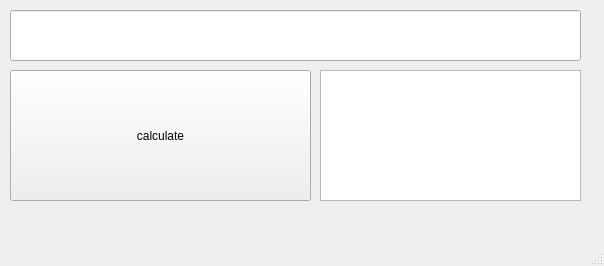
<?xml version="1.0" encoding="UTF-8"?>
<ui version="4.0">
 <class>MainWindow</class>
 <widget class="QMainWindow" name="MainWindow">
  <property name="geometry">
   <rect>
    <x>0</x>
    <y>0</y>
    <width>604</width>
    <height>266</height>
   </rect>
  </property>
  <property name="windowTitle">
   <string>MainWindow</string>
  </property>
  <widget class="QWidget" name="centralwidget">
   <widget class="QLineEdit" name="lineEdit">
    <property name="geometry">
     <rect>
      <x>10</x>
      <y>10</y>
      <width>571</width>
      <height>51</height>
     </rect>
    </property>
   </widget>
   <widget class="QPushButton" name="pushButton">
    <property name="geometry">
     <rect>
      <x>10</x>
      <y>70</y>
      <width>301</width>
      <height>131</height>
     </rect>
    </property>
    <property name="text">
     <string>calculate</string>
    </property>
   </widget>
   <widget class="QTextBrowser" name="textBrowser">
    <property name="geometry">
     <rect>
      <x>320</x>
      <y>70</y>
      <width>261</width>
      <height>131</height>
     </rect>
    </property>
   </widget>
  </widget>
  <widget class="QMenuBar" name="menubar">
   <property name="geometry">
    <rect>
     <x>0</x>
     <y>0</y>
     <width>604</width>
     <height>23</height>
    </rect>
   </property>
  </widget>
  <widget class="QStatusBar" name="statusbar"/>
 </widget>
 <resources/>
 <connections/>
</ui>
